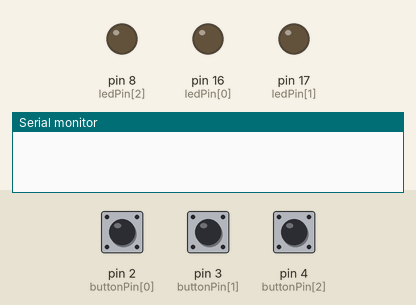
The sketch below on a simulated Arduino Uno, built with avr-gcc and run on an emulated ATmega328P. Parts: output pins drawn as LEDs (lit = HIGH), the last lines printed to the serial monitor. The inputs (shaded band) are chosen by the test bench; at power-on: pin 2 (buttonPin[0]) HIGH, pin 3 (buttonPin[1]) HIGH, pin 4 (buttonPin[2]) HIGH.

Above: at 1.2 s.
1.3 s: pin 2 (buttonPin[0]) pulled LOW for 0.15 s
At 1.54 s:
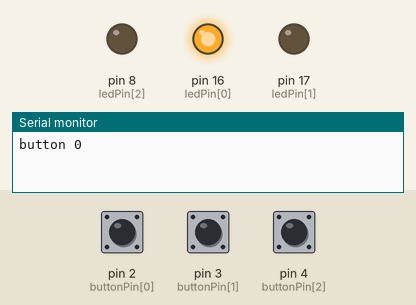
3.0 s: pin 3 (buttonPin[1]) pulled LOW for 0.15 s
At 3.25 s:
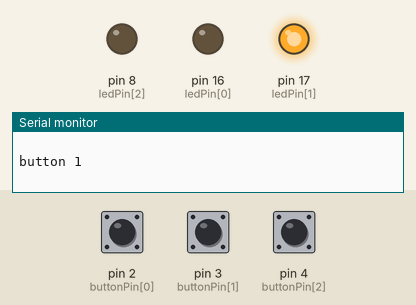
4.8 s: pin 4 (buttonPin[2]) pulled LOW for 0.15 s
At 5.04 s:
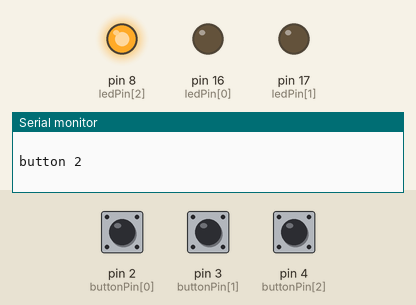
6.5 s: pin 4 (buttonPin[2]) pulled LOW for 3.2 s
At 10.4 s:
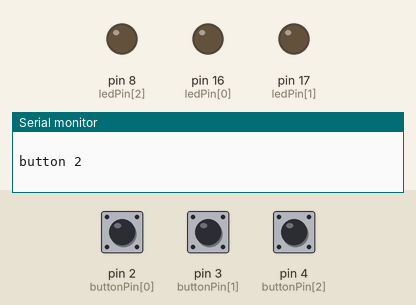
11.3 s: pin 2 (buttonPin[0]) pulled LOW for 3.2 s
At 15.2 s:
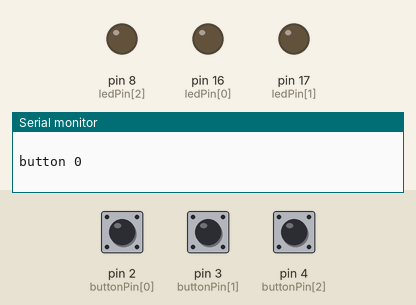
Timing chart, 0 to 16.7 s (numbered marks = the images above; inputs shaded):
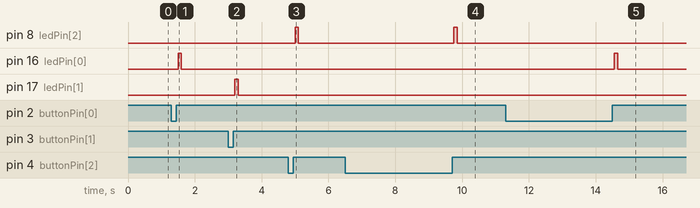

The sketch:

Button.ino
```cpp
#include <Bounce2.h>

#define DEBUG true

const int buttonDebounceMs = 50;
const int buttonCount = 3;
int buttonPin[] = {2, 3, 4};
Bounce button[buttonCount];

int ledPin[] = {16, 17, 8};
int ledState = LOW;
unsigned long ledStartMillis[] = {0, 0, 0};
unsigned long blinkInterval = 100;

void setup() {
  Serial.begin(9600);
  setupButtons();
  setupLeds();

  return;
}

void loop() {
  triggerButtonActions();

   // turns led off after the set interval
  for (int i = 0; i < buttonCount; i++) {
  if (millis() - ledStartMillis[i] > blinkInterval) {
    digitalWrite(ledPin[i], LOW);
    }
  }

}


void triggerButtonActions() {
  //update debouncers
  for (int i = 0; i < buttonCount; i++) {
    button[i].update();
    if (button[i].risingEdge()) {
      turnOnLeds(i);
    }
  }
  return;
}

void setupButtons() {
  for (int i = 0; i < buttonCount; i++) {
    pinMode(buttonPin[i], INPUT_PULLUP);
    button[i] = Bounce(buttonPin[i], buttonDebounceMs);
  }
  return;
}

void setupLeds() {
  for (int i = 0; i < buttonCount; i++) {
    pinMode(ledPin[i], OUTPUT);
    digitalWrite(ledPin[i], LOW);
  }
  return;
}

void turnOnLeds(int buttonId){
  ledStartMillis[buttonId] = millis();
  ledState = HIGH;
  digitalWrite(ledPin[buttonId], ledState);
  log("button " + String(buttonId));
  log(" ");
  return;
}

void log (String message) {

  if (DEBUG) {
    //Serial.print(getMushroom());
    //Serial.print(" ");
    Serial.println(message);
  }

  return;
}
```

Measured:
- after the input at 1.3 s, pin 16 (ledPin[0]): LOW → HIGH after 0.20 s, → LOW 0.10 s later
- after the input at 3.0 s, pin 17 (ledPin[1]): LOW → HIGH after 0.20 s, → LOW 0.10 s later
- after the input at 4.8 s, pin 8 (ledPin[2]): LOW → HIGH after 0.20 s, → LOW 0.10 s later
- after the input at 6.5 s, pin 8 (ledPin[2]): LOW → HIGH after 3.2 s, → LOW 0.10 s later
- after the input at 11.3 s, pin 16 (ledPin[0]): LOW → HIGH after 3.3 s, → LOW 0.10 s later
